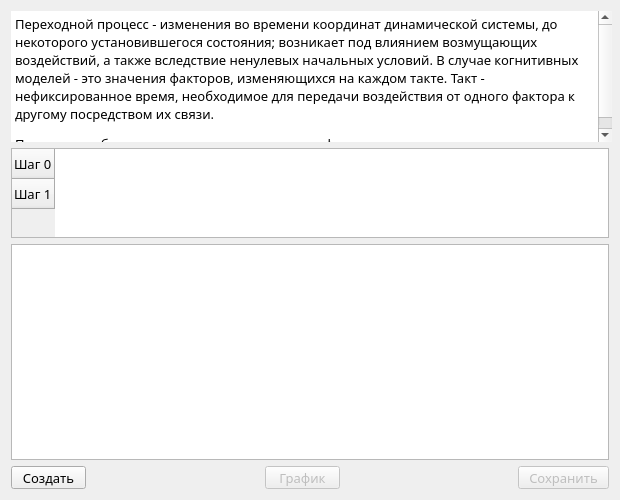
<?xml version="1.0" encoding="UTF-8"?>
<ui version="4.0">
 <class>ProcessForm</class>
 <widget class="QWidget" name="ProcessForm">
  <property name="geometry">
   <rect>
    <x>0</x>
    <y>0</y>
    <width>620</width>
    <height>500</height>
   </rect>
  </property>
  <property name="minimumSize">
   <size>
    <width>620</width>
    <height>500</height>
   </size>
  </property>
  <property name="font">
   <font>
    <family>Franklin Gothic Medium</family>
    <pointsize>10</pointsize>
   </font>
  </property>
  <property name="windowTitle">
   <string>Оценка переходного процесса</string>
  </property>
  <property name="windowIcon">
   <iconset resource="../icons/forms_resources.qrc">
    <normaloff>:/icons/process.png</normaloff>:/icons/process.png</iconset>
  </property>
  <layout class="QVBoxLayout" name="verticalLayout">
   <item>
    <widget class="QTextBrowser" name="textBrowser">
     <property name="minimumSize">
      <size>
       <width>601</width>
       <height>131</height>
      </size>
     </property>
     <property name="maximumSize">
      <size>
       <width>16777215</width>
       <height>131</height>
      </size>
     </property>
     <property name="frameShape">
      <enum>QFrame::NoFrame</enum>
     </property>
     <property name="frameShadow">
      <enum>QFrame::Plain</enum>
     </property>
     <property name="html">
      <string>&lt;!DOCTYPE HTML PUBLIC &quot;-//W3C//DTD HTML 4.0//EN&quot; &quot;http://www.w3.org/TR/REC-html40/strict.dtd&quot;&gt;
&lt;html&gt;&lt;head&gt;&lt;meta name=&quot;qrichtext&quot; content=&quot;1&quot; /&gt;&lt;style type=&quot;text/css&quot;&gt;
p, li { white-space: pre-wrap; }
&lt;/style&gt;&lt;/head&gt;&lt;body style=&quot; font-family:'Franklin Gothic Medium'; font-size:10pt; font-weight:400; font-style:normal;&quot;&gt;
&lt;p style=&quot; margin-top:12px; margin-bottom:12px; margin-left:0px; margin-right:0px; -qt-block-indent:0; text-indent:0px;&quot;&gt;&lt;img src=&quot;:/icons/help.png&quot; width=&quot;15&quot; height=&quot;16&quot; style=&quot;vertical-align: top;&quot; /&gt;&lt;span style=&quot; vertical-align:top;&quot;&gt;Переходной процесс&lt;/span&gt; - изменения во времени координат динамической системы, до некоторого установившегося состояния; возникает под влиянием возмущающих воздействий, а также вследствие ненулевых начальных условий. В случае когнитивных моделей - это значения факторов, изменяющихся на каждом такте. Такт - нефиксированное время, необходимое для передачи воздействия от одного фактора к другому посредством их связи.&lt;/p&gt;
&lt;p style=&quot; margin-top:12px; margin-bottom:12px; margin-left:0px; margin-right:0px; -qt-block-indent:0; text-indent:0px;&quot;&gt;Позволяет работать &lt;span style=&quot; text-decoration: underline;&quot;&gt;только с количественными факторами&lt;/span&gt;.&lt;/p&gt;&lt;/body&gt;&lt;/html&gt;</string>
     </property>
    </widget>
   </item>
   <item>
    <widget class="QTableWidget" name="tableWidget">
     <property name="minimumSize">
      <size>
       <width>0</width>
       <height>90</height>
      </size>
     </property>
     <property name="maximumSize">
      <size>
       <width>16777215</width>
       <height>90</height>
      </size>
     </property>
     <row>
      <property name="text">
       <string>Шаг 0</string>
      </property>
     </row>
     <row>
      <property name="text">
       <string>Шаг 1</string>
      </property>
     </row>
    </widget>
   </item>
   <item>
    <widget class="QTableView" name="tableView"/>
   </item>
   <item>
    <layout class="QHBoxLayout" name="horizontalLayout">
     <item>
      <widget class="QPushButton" name="btnCreate">
       <property name="minimumSize">
        <size>
         <width>75</width>
         <height>23</height>
        </size>
       </property>
       <property name="maximumSize">
        <size>
         <width>75</width>
         <height>23</height>
        </size>
       </property>
       <property name="text">
        <string>Создать</string>
       </property>
       <property name="icon">
        <iconset resource="../icons/forms_resources.qrc">
         <normaloff>:/icons/btn_ok_200.png</normaloff>:/icons/btn_ok_200.png</iconset>
       </property>
      </widget>
     </item>
     <item>
      <spacer name="horizontalSpacer">
       <property name="orientation">
        <enum>Qt::Horizontal</enum>
       </property>
       <property name="sizeHint" stdset="0">
        <size>
         <width>40</width>
         <height>20</height>
        </size>
       </property>
      </spacer>
     </item>
     <item>
      <widget class="QPushButton" name="btnPlot">
       <property name="enabled">
        <bool>false</bool>
       </property>
       <property name="minimumSize">
        <size>
         <width>75</width>
         <height>23</height>
        </size>
       </property>
       <property name="maximumSize">
        <size>
         <width>75</width>
         <height>23</height>
        </size>
       </property>
       <property name="text">
        <string>График</string>
       </property>
       <property name="icon">
        <iconset resource="../icons/forms_resources.qrc">
         <normaloff>:/icons/process.png</normaloff>:/icons/process.png</iconset>
       </property>
      </widget>
     </item>
     <item>
      <spacer name="horizontalSpacer_2">
       <property name="orientation">
        <enum>Qt::Horizontal</enum>
       </property>
       <property name="sizeHint" stdset="0">
        <size>
         <width>40</width>
         <height>20</height>
        </size>
       </property>
      </spacer>
     </item>
     <item>
      <widget class="QPushButton" name="btnSave">
       <property name="enabled">
        <bool>false</bool>
       </property>
       <property name="minimumSize">
        <size>
         <width>91</width>
         <height>23</height>
        </size>
       </property>
       <property name="maximumSize">
        <size>
         <width>91</width>
         <height>23</height>
        </size>
       </property>
       <property name="text">
        <string>Сохранить</string>
       </property>
       <property name="icon">
        <iconset resource="../icons/forms_resources.qrc">
         <normaloff>:/icons/save.png</normaloff>:/icons/save.png</iconset>
       </property>
      </widget>
     </item>
    </layout>
   </item>
  </layout>
 </widget>
 <resources>
  <include location="../icons/forms_resources.qrc"/>
 </resources>
 <connections/>
</ui>
